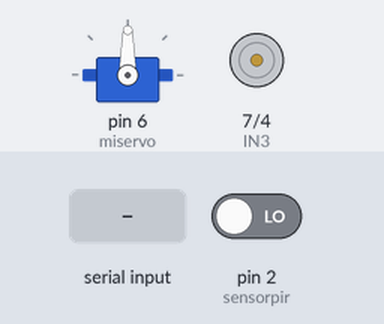
This sketch was run on a simulated Arduino Uno, built with avr-gcc and run on an emulated ATmega328P. Shown: servo, motor-driver pin pairs drawn as motors (green arrow = first pin HIGH = forward, orange = second pin HIGH = backward, longer = more drive, scaled by the enable pin). The test bench sets the inputs (shaded band); at power-on: pin 2 (sensorpir) LOW.

Above: at 1.2 s.
1.3 s: "3\n" received over Serial
At 2.2 s:
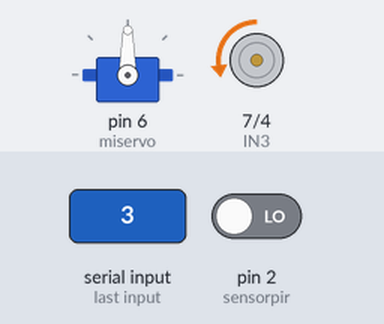
2.8 s: byte 51 ('3') received over Serial
At 3.3 s:
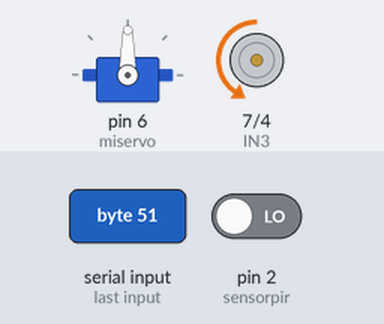
4.3 s: byte 53 ('5') received over Serial
At 5.5 s:
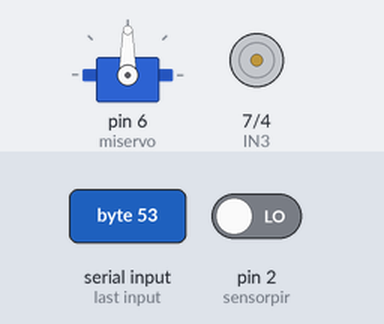
5.8 s: byte 52 ('4') received over Serial
At 6.8 s:
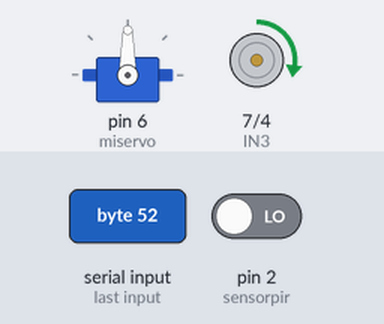
7.3 s: "4\n" received over Serial
At 7.9 s:
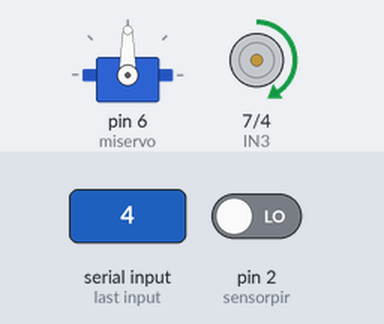
8.8 s: "5\n" received over Serial
At 9.1 s:
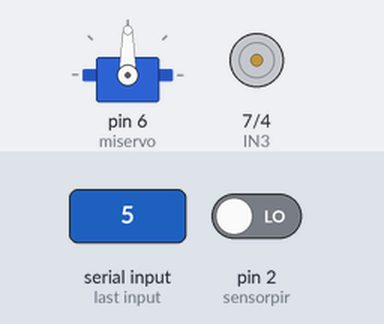
Timing chart, 0 to 11.3 s (numbered marks = the images above; inputs shaded):
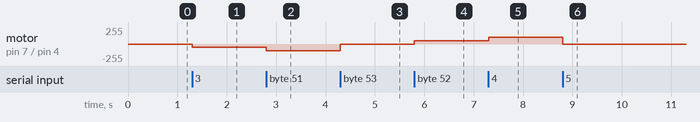

Measured:
- after the input at 1.3 s, motor on pin 7 (IN3) / pin 4 (IN4): stopped → backward 51/255 at once
- after the input at 2.8 s, motor on pin 7 (IN3) / pin 4 (IN4): backward 51/255 → backward 102/255 at once
- after the input at 4.3 s, motor on pin 7 (IN3) / pin 4 (IN4): backward 102/255 → stopped at once
- after the input at 5.8 s, motor on pin 7 (IN3) / pin 4 (IN4): stopped → forward 51/255 at once
- after the input at 7.3 s, motor on pin 7 (IN3) / pin 4 (IN4): forward 51/255 → forward 102/255 at once
- after the input at 8.8 s, motor on pin 7 (IN3) / pin 4 (IN4): forward 102/255 → stopped at once

The sketch:

motor_servo_radiocontrol.ino
```cpp
#include <Servo.h>   // incluimos la biblioteca Servo
Servo miservo;       // creamos un objecto servo para controlar el motor

int servo1;  // numero para inviar a miservo
int IN3 = 7;    // Input3 conectada al pin 5
int IN4 = 4;    // Input4 conectada al pin 4
int ENB = 5;    // ENB conectada al pin 3 de Arduino
int motor;
int velocidadMotor;
#define sensorpir 2


     void setup() {
  miservo.attach(6);  // liga el servo al pin 6
  pinMode(sensorpir,INPUT);

  pinMode (ENB, OUTPUT);
  pinMode (IN3, OUTPUT);
  pinMode (IN4, OUTPUT);

   servo1=90;
   motor=5;
   velocidadMotor=0;
   Serial.begin(9600); //Se inicia la comunicación serie

   }

     void loop() {


           //si la conexion serie es correcta
  if (Serial.available() > 0) {
    //caracteres
    int input= Serial.read();


    if(input=='1')
    {
       servo1=servo1 + 5;
      }

    else if (input=='2')
  {
    servo1=servo1 - 5;
  }


    miservo.write(servo1);


    if(input=='3')
    {
      motor=motor+1;
     }

      if(input=='4')
    {
       motor=motor-1;
     }

       if(input=='5')
    {
      motor=5;
     }


      if (motor==5)
     {
      velocidadMotor=0;
      }

      else  if (motor==4 || motor==6)
     {

       if (motor==4)
       {
        digitalWrite (IN3, HIGH);
        digitalWrite (IN4, LOW);
        }
        else
        {
        digitalWrite (IN3, LOW);
         digitalWrite (IN4, HIGH);
         }
      velocidadMotor=51;

      }
     else if (motor==0 || motor==10)
     {
      velocidadMotor=255;
      }

     else  if (motor==1 || motor==9)
     {
      velocidadMotor=204;
      }

     else  if (motor==2 || motor==8)
     {
      velocidadMotor=153;
      }

     else  if (motor==3 || motor==7)
     {
      velocidadMotor=102;
      }

     analogWrite(ENB,velocidadMotor);

     }

     if (digitalRead(sensorpir) == HIGH)
    {
          Serial.println("alarma");
           delay(6000);
    }
  }
```
